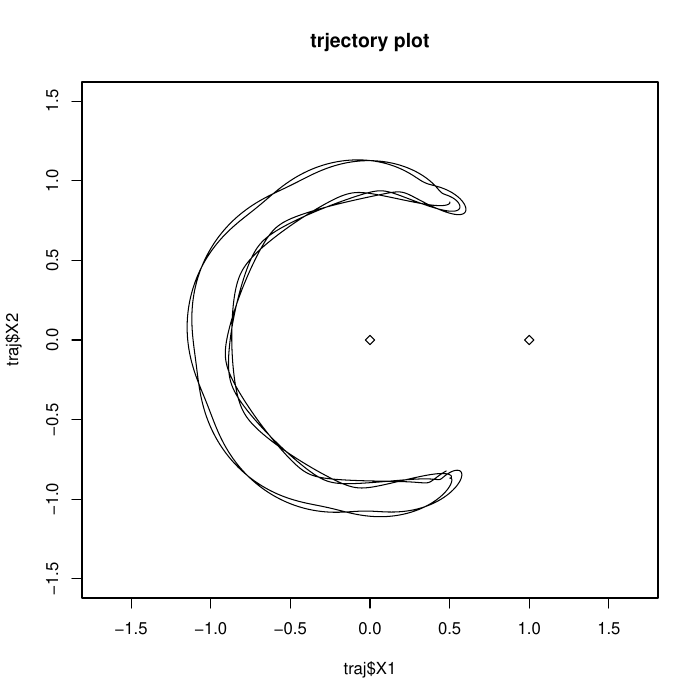

The script that saved this image:
#!/usr/bin/Rscript
if (require("deSolve")!=T)
	install.packages("deSolve")
pdf("orbit.pdf")
# DHM <- function(t, y, parms, ...)
# {
# 	with( as.list(parms), {
# 		list(c(
# 		       y[2], 
# 		       -k1*y[1]-mu1*y[2], 
# 		       y[4], 
# 		       -k2*y[3]-mu1*y[4]
# 		       ))
# 	})
# }
# yini <- c(1, 0, 1, 1)
# parameters <- c(mu1=0.1, mu2= 1, k1=2, k2=2)
# vib <- ode(y=yini, func=DHM, parms= parameters, times= seq(from=0, to=10, length.out=1e3))
# vib <- data.frame(vib)
# # plot(vib$time, vib$X1)
# # plot(vib$time, vib$X3)
# plot(vib$X2, vib$X3, main="config space")
# 
# # This actually works! (yay)
# # dev.off()
# 
G <- 1
M <- 1e1
# orbit <- function(t, y, ...)
# {
# 	udot <- y[2]
# 	uddot <- -G*M*y[1]/(y[1]^2+y[3]^2)^(3/2)
# 	vdot <- y[4]
# 	vddot <- -G*M*y[3]/(y[1]^2+y[3]^2)^(3/2)
# 	list(c(udot, uddot, vdot, vddot))
# }
# yini <- c(1,0,0,2)
# path <- ode(y= yini, func=orbit, times= seq(from=0, to=5, length.out=1e3), parms=1, method="rk4")
# path <- data.frame(path)
# # plot(path$time, path$X1)
# # plot(path$time, path$X3)
# plot(path$X1, path$X3, asp=1)
# points(0,0,pch=23)

invsq <- function(i, r1, r2)
{
	(r1[i]-r2[i])/(sum((r1-r2)^2))^(3/2)
}
cross <- function(r1, r2)
{
	c(r1[2]*r2[3]-r1[3]*r2[2], r1[3]*r2[1]-r1[1]*r2[3], r1[1]*r2[2]-r1[2]*r2[1])
}

body3 <- function(t, y, parms, ...)
{
	with( as.list(parms), {
	     	r0 <- c(y[1], y[2], 0)
		r0dot <- c(y[3], y[4], 0)

		udot <- y[3]
		vdot <- y[4]
		uddot <- -G*m1*invsq(1, r0, r1)-G*m2*invsq(1, r0, r2) +(2*cross(r0dot, omega) +cross(cross(omega, r0), omega))[1]
		vddot <- -G*m1*invsq(2, r0, r1)-G*m2*invsq(2, r0, r2) +(2*cross(r0dot, omega) +cross(cross(omega, r0), omega))[2]
		list(c(udot, vdot, uddot, vddot))
	})
}
yini <- c(cos(pi/3), sin(pi/3), 0.01, 0)
parms <- list(r1=c(0, 0, 0), r2=c(1, 0, 0), m1=10, m2=0.1, omega= c(0,0,1)*sqrt(G*10/1))
traj <- ode(y= yini, func=body3, times= seq(from=0, by=5e-3, length.out=10e3), parms=parms, method="rk4")
traj <- data.frame(traj)
# plot(traj$time, traj$X1)
# plot(traj$time, traj$X2)
plot(traj$X1, traj$X2, asp=1, main= "trjectory plot", xlim=c(-1.5, 1.5), ylim=c(-1.5, 1.5), type="l")
points(parms$r1[1],parms$r1[2], pch=23)
points(parms$r2[1],parms$r2[2], pch=23)
# lines(path$X1, path$X3)

dev.off()
system("cp orbit.pdf ~/Downloads/")
